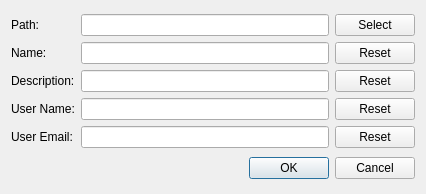
<?xml version="1.0" encoding="UTF-8"?>
<ui version="4.0">
 <class>DialogNewProject</class>
 <widget class="QDialog" name="DialogNewProject">
  <property name="geometry">
   <rect>
    <x>0</x>
    <y>0</y>
    <width>426</width>
    <height>194</height>
   </rect>
  </property>
  <property name="windowTitle">
   <string>New Project</string>
  </property>
  <layout class="QVBoxLayout" name="verticalLayout">
   <item>
    <layout class="QGridLayout" name="gridLayout">
     <item row="0" column="2">
      <widget class="QPushButton" name="btn_select_path">
       <property name="text">
        <string>Select</string>
       </property>
      </widget>
     </item>
     <item row="3" column="0">
      <widget class="QLabel" name="label_4">
       <property name="text">
        <string>User Name:</string>
       </property>
      </widget>
     </item>
     <item row="2" column="0">
      <widget class="QLabel" name="label_3">
       <property name="text">
        <string>Description:</string>
       </property>
      </widget>
     </item>
     <item row="1" column="2">
      <widget class="QPushButton" name="btn_reset_proj_name">
       <property name="text">
        <string>Reset</string>
       </property>
      </widget>
     </item>
     <item row="0" column="0">
      <widget class="QLabel" name="label">
       <property name="text">
        <string>Path:</string>
       </property>
      </widget>
     </item>
     <item row="2" column="2">
      <widget class="QPushButton" name="btn_reset_proj_descrip">
       <property name="text">
        <string>Reset</string>
       </property>
      </widget>
     </item>
     <item row="3" column="2">
      <widget class="QPushButton" name="btn_reset_user_name">
       <property name="text">
        <string>Reset</string>
       </property>
      </widget>
     </item>
     <item row="1" column="1">
      <widget class="QLineEdit" name="ledit_proj_name"/>
     </item>
     <item row="1" column="0">
      <widget class="QLabel" name="label_2">
       <property name="text">
        <string>Name:</string>
       </property>
      </widget>
     </item>
     <item row="0" column="1">
      <widget class="QLineEdit" name="ledit_path"/>
     </item>
     <item row="3" column="1">
      <widget class="QLineEdit" name="ledit_user_name"/>
     </item>
     <item row="2" column="1">
      <widget class="QLineEdit" name="ledit_descrip"/>
     </item>
     <item row="4" column="0">
      <widget class="QLabel" name="label_5">
       <property name="text">
        <string>User Email:</string>
       </property>
      </widget>
     </item>
     <item row="4" column="1">
      <widget class="QLineEdit" name="ledit_user_email"/>
     </item>
     <item row="4" column="2">
      <widget class="QPushButton" name="btn_reset_user_email">
       <property name="text">
        <string>Reset</string>
       </property>
      </widget>
     </item>
    </layout>
   </item>
   <item>
    <widget class="QDialogButtonBox" name="buttonBox">
     <property name="orientation">
      <enum>Qt::Horizontal</enum>
     </property>
     <property name="standardButtons">
      <set>QDialogButtonBox::Cancel|QDialogButtonBox::Ok</set>
     </property>
    </widget>
   </item>
  </layout>
 </widget>
 <resources/>
 <connections>
  <connection>
   <sender>buttonBox</sender>
   <signal>accepted()</signal>
   <receiver>DialogNewProject</receiver>
   <slot>accept()</slot>
   <hints>
    <hint type="sourcelabel">
     <x>248</x>
     <y>254</y>
    </hint>
    <hint type="destinationlabel">
     <x>157</x>
     <y>274</y>
    </hint>
   </hints>
  </connection>
  <connection>
   <sender>buttonBox</sender>
   <signal>rejected()</signal>
   <receiver>DialogNewProject</receiver>
   <slot>reject()</slot>
   <hints>
    <hint type="sourcelabel">
     <x>316</x>
     <y>260</y>
    </hint>
    <hint type="destinationlabel">
     <x>286</x>
     <y>274</y>
    </hint>
   </hints>
  </connection>
 </connections>
</ui>
